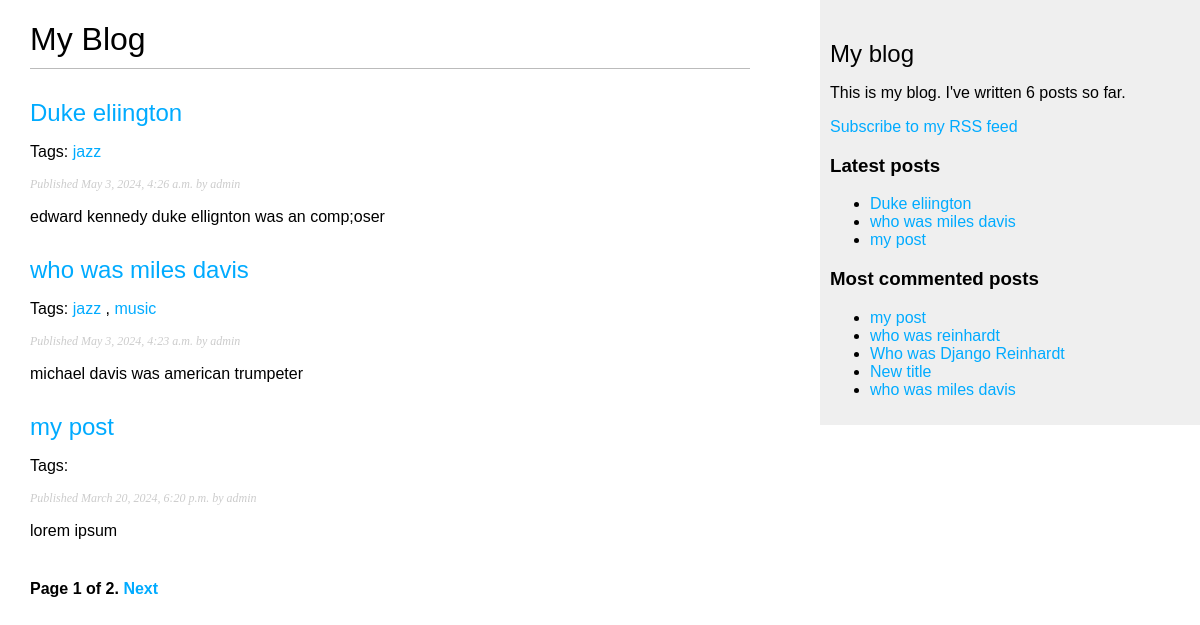
/blog/, run on an earlier commit of the app's database.
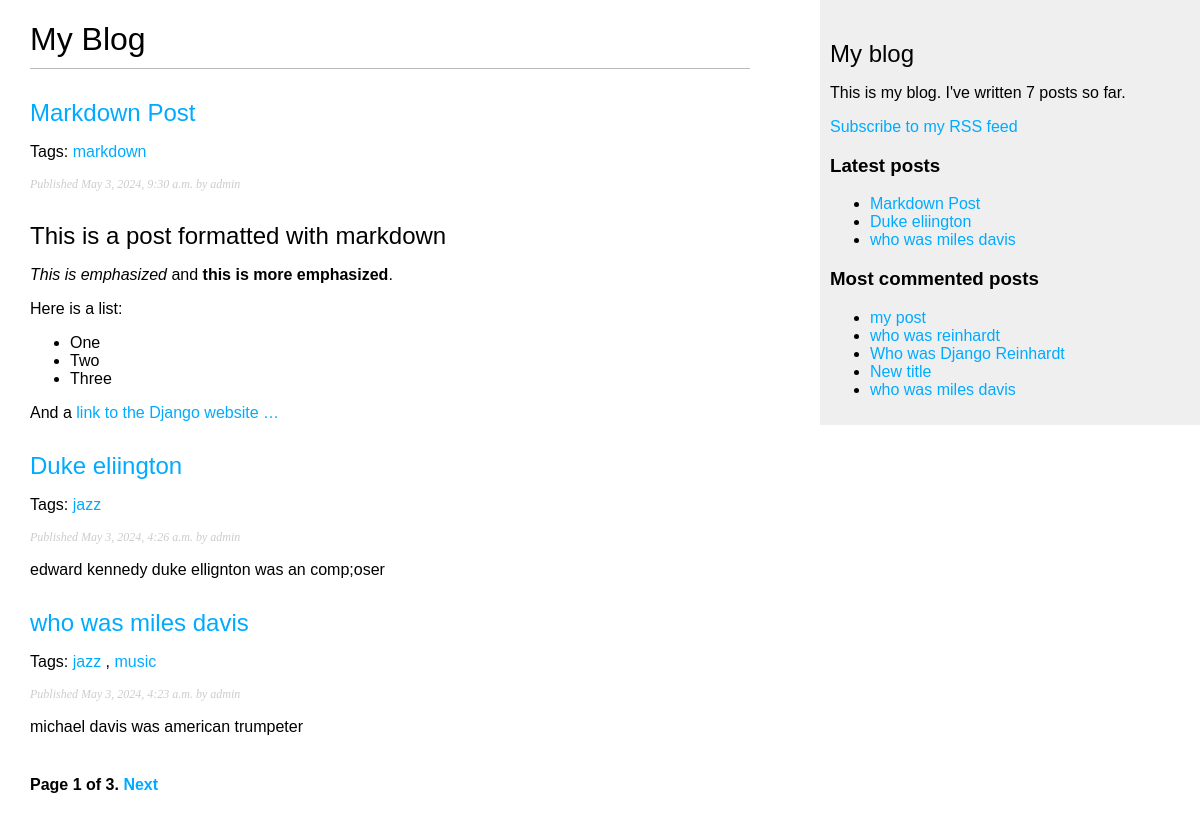
And on a later commit of the database.
### blog/models.py (models this page shows, shortened)
class Post(models.Model):
    class Status(models.TextChoices):
        DRAFT = 'DF', 'Draft'
        PUBLISHED = 'PB', 'Published'
    title = models.CharField(max_length=250)
    slug = models.SlugField(max_length=250,
                            unique_for_date='publish')
    author = models.ForeignKey(User,
                               on_delete=models.CASCADE,
                               related_name='blog_posts')
    body = models.TextField()
    publish = models.DateTimeField(default=timezone.now)
    created = models.DateTimeField(auto_now_add=True)
    updated = models.DateTimeField(auto_now=True)
    status = models.CharField(max_length=2,
                              choices=Status.choices,
                              default=Status.DRAFT)
    tags = TaggableManager()
    objects = models.Manager() # The default manager.
    published = PublishedManager() # Our custom manager.
    class Meta:
        ordering = ['-publish']
        indexes = [
            models.Index(fields=['-publish']),
        ]
    def get_absolute_url(self):
        return reverse('blog:post_detail',
                       args=[self.publish.year,
                             self.publish.month,
                             self.publish.day,
                             self.slug])

### blog/views.py (the view)
# urls.py: path('', views.post_list, name='post_list'),
def post_list(request, tag_slug=None):
    post_list = Post.published.all()
    tag = None
    if tag_slug:
        tag = get_object_or_404(Tag, slug=tag_slug)
        post_list = post_list.filter(tags__in=[tag])
    paginator = Paginator(post_list, 3)
    page_number = request.GET.get('page', 1)
    posts = paginator.page(page_number)
    return render(request,
                 'blog/post/list.html',
                 {'posts': posts})

### blog/models.py (called while the page is built)
    def get_queryset(self):
        return super().get_queryset()\
                      .filter(status=Post.Status.PUBLISHED)

### blog/templatetags/blog_tags.py (called while the page is built)
@register.simple_tag
def total_posts():
    return Post.published.count()

@register.inclusion_tag('blog/post/latest_posts.html')
def show_latest_posts(count=5):
    latest_posts = Post.published.order_by('-publish')[:count]
    return {'latest_posts': latest_posts}

@register.simple_tag
def get_most_commented_posts(count=5):
    return Post.published.annotate(
                total_comments=Count('comments')
            ).order_by('-total_comments')[:count]

@register.filter(name='markdown')
def markdown_format(text):
    return mark_safe(markdown.markdown(text))

### blog/templates/blog/post/list.html (shortened to what this page needs)
{% extends "blog/base.html" %}
{% load blog_tags %}
{% block content %}
  <h1>My Blog</h1>
  {% for post in posts %}
    <h2>
      <a href="{{ post.get_absolute_url }}">
        {{ post.title }}
      </a>
    </h2>
    <p class="tags">
      Tags:
      {% for tag in post.tags.all %}
      <a href="{% url 'blog:post_list_by_tag' tag.slug %}">
      {{ tag.name }}
      </a>
      {% if not forloop.last %}, {% endif %}
      {% endfor %}
    </p>
    <p class="date">
      Published {{ post.publish }} by {{ post.author }}
    </p>
    {{ post.body|markdown|truncatewords_html:30 }}
  {% endfor %}
  {% include 'pagination.html' with page=posts %}
{% endblock %}

### blog/templates/blog/base.html (shortened to what this page needs)
{% load blog_tags %}
{% load static %}
<!DOCTYPE html>
<html>
<head>
  <link href="{% static 'css/blog.css' %}" rel="stylesheet">
</head>
<body>
  <div id="content">
    {% block content %}
    {% endblock %}
  </div>
  <div id="sidebar">
    <h2>My blog</h2>
    <p>
      This is my blog.
      I've written {% total_posts %} posts so far.
    </p>
    <p>
      <a href="{% url 'blog:post_feed' %}">
      Subscribe to my RSS feed
      </a>
    </p>
    <h3>Latest posts</h3>
    {% show_latest_posts 3 %}
    <h3>Most commented posts</h3>
    {% get_most_commented_posts as most_commented_posts %}
    <ul>
      {% for post in most_commented_posts %}
      <li>
        <a href="{{ post.get_absolute_url }}">{{ post.title }}</a>
      </li>
      {% endfor %}
    </ul>
  </div>
</body>
</html>

### blog/templates/pagination.html (shortened to what this page needs)
<div class="pagination">
    <span class="step-links">
            <span class="current">
                Page {{ page.number}} of {{ page.paginator.num_pages }}.
            </span>
            {% if page.has_next %}
                <a href="?page={{ page.next_page_number }}">Next</a>
            {% endif %}
    </span>
</div>

### blog/templates/blog/post/latest_posts.html
<ul>
    {% for post in latest_posts %}
    <li>
    <a href="{{ post.get_absolute_url }}">{{ post.title }}</a>
    </li>
    {% endfor %}
</ul>

### blog/static/css/blog.css (style rules this page uses)
body { margin:0; padding:0; font-family:helvetica, sans-serif; }
a { color:#00abff; text-decoration:none; }
h1 { font-weight:normal; border-bottom:1px solid #bbb; padding:0 0 10px 0; }
h2 { font-weight:normal; margin:30px 0 0; }
#content { float:left; width:60%; padding:0 0 0 30px; }
#sidebar { float:right; width:30%; padding:10px; background:#efefef; height:100%; }
p.date { color:#ccc; font-family: georgia, serif; font-size: 12px; font-style: italic; }
.pagination { margin:40px 0; font-weight:bold; }

What changed in the data, as far as the page shows it:
no longer on one of the page's lists (row unchanged): Post: title "my post", publish "March 20, 2024, 6:20 p.m.", author "admin", body "lorem ipsum"
added Post: title "Markdown Post", publish "May 3, 2024, 9:30 a.m.", author "admin", body "This is a post formatted with markdown This is emphasized and this is more emphasized . Here is a list: One Two Three And a link to the Django website …"
added Tag: name "markdown", shown under "Markdown Post"
Also different on the page:
{{ page.paginator.num_pages }}: "2" → "3"
text no longer shown: "6"
text now shown: "7"
